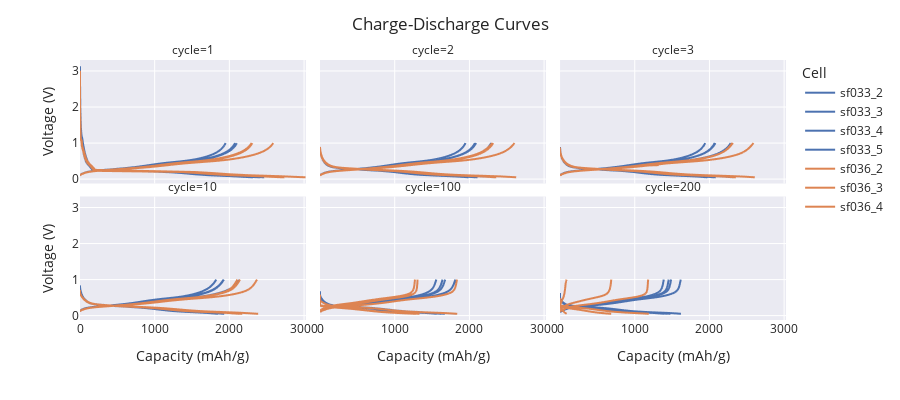

Notebook source saved alongside this figure:
### Code cell
cycles_collected = collectors.BatchCyclesCollector(
    b,
    cycles=[1, 2, 3, 10, 100, 200],
    collector_type="forth-and-forth",
    plot_type="fig_pr_cycle",
)
cycles_collected.show()

### Figure 1 — Plotly figure (JSON) as saved in the notebook; plotly's stock layout.template omitted (floating-point values rounded to 4 significant figures; data arrays with more than 128 entries replaced by an {"elided": "..."} marker saying what was removed)
{"data": [{"hovertemplate": "sf033_2<br>group=1<br>sub_group=1<br>cycle=1<br>Capacity (mAh/g)=%{x}<br>Voltage (V)=%{y}<extra></extra>", "legendgroup": "1", "line": {"color": "rgb(76,114,176)", "dash": "solid"}, "marker": {}, "mode": "lines", "name": "sf033_2", "showlegend": true, "type": "scattergl", "x": {"elided": "202 float values"}, "xaxis": "x4", "y": {"elided": "202 float values"}, "yaxis": "y4"}, {"hovertemplate": "sf033_2<br>group=1<br>sub_group=1<br>cycle=2<br>Capacity (mAh/g)=%{x}<br>Voltage (V)=%{y}<extra></extra>", "legendgroup": "1", "line": {"color": "rgb(76,114,176)", "dash": "solid"}, "marker": {}, "mode": "lines", "name": "sf033_2", "showlegend": false, "type": "scattergl", "x": {"elided": "202 float values"}, "xaxis": "x5", "y": {"elided": "202 float values"}, "yaxis": "y5"}, {"hovertemplate": "sf033_2<br>group=1<br>sub_group=1<br>cycle=3<br>Capacity (mAh/g)=%{x}<br>Voltage (V)=%{y}<extra></extra>", "legendgroup": "1", "line": {"color": "rgb(76,114,176)", "dash": "solid"}, "marker": {}, "mode": "lines", "name": "sf033_2", "showlegend": false, "type": "scattergl", "x": {"elided": "202 float values"}, "xaxis": "x6", "y": {"elided": "202 float values"}, "yaxis": "y6"}, {"hovertemplate": "sf033_2<br>group=1<br>sub_group=1<br>cycle=10<br>Capacity (mAh/g)=%{x}<br>Voltage (V)=%{y}<extra></extra>", "legendgroup": "1", "line": {"color": "rgb(76,114,176)", "dash": "solid"}, "marker": {}, "mode": "lines", "name": "sf033_2", "showlegend": false, "type": "scattergl", "x": {"elided": "202 float values"}, "xaxis": "x", "y": {"elided": "202 float values"}, "yaxis": "y"}, {"hovertemplate": "sf033_2<br>group=1<br>sub_group=1<br>cycle=100<br>Capacity (mAh/g)=%{x}<br>Voltage (V)=%{y}<extra></extra>", "legendgroup": "1", "line": {"color": "rgb(76,114,176)", "dash": "solid"}, "marker": {}, "mode": "lines", "name": "sf033_2", "showlegend": false, "type": "scattergl", "x": {"elided": "202 float values"}, "xaxis": "x2", "y": {"elided": "202 float values"}, "yaxis": "y2"}, {"hovertemplate": "sf033_2<br>group=1<br>sub_group=1<br>cycle=200<br>Capacity (mAh/g)=%{x}<br>Voltage (V)=%{y}<extra></extra>", "legendgroup": "1", "line": {"color": "rgb(76,114,176)", "dash": "solid"}, "marker": {}, "mode": "lines", "name": "sf033_2", "showlegend": false, "type": "scattergl", "x": {"elided": "202 float values"}, "xaxis": "x3", "y": {"elided": "202 float values"}, "yaxis": "y3"}, {"hovertemplate": "sf033_3<br>group=1<br>sub_group=2<br>cycle=1<br>Capacity (mAh/g)=%{x}<br>Voltage (V)=%{y}<extra></extra>", "legendgroup": "1", "line": {"color": "rgb(76,114,176)", "dash": "solid"}, "marker": {}, "mode": "lines", "name": "sf033_3", "showlegend": true, "type": "scattergl", "x": {"elided": "202 float values"}, "xaxis": "x4", "y": {"elided": "202 float values"}, "yaxis": "y4"}, {"hovertemplate": "sf033_3<br>group=1<br>sub_group=2<br>cycle=2<br>Capacity (mAh/g)=%{x}<br>Voltage (V)=%{y}<extra></extra>", "legendgroup": "1", "line": {"color": "rgb(76,114,176)", "dash": "solid"}, "marker": {}, "mode": "lines", "name": "sf033_3", "showlegend": false, "type": "scattergl", "x": {"elided": "202 float values"}, "xaxis": "x5", "y": {"elided": "202 float values"}, "yaxis": "y5"}, {"hovertemplate": "sf033_3<br>group=1<br>sub_group=2<br>cycle=3<br>Capacity (mAh/g)=%{x}<br>Voltage (V)=%{y}<extra></extra>", "legendgroup": "1", "line": {"color": "rgb(76,114,176)", "dash": "solid"}, "marker": {}, "mode": "lines", "name": "sf033_3", "showlegend": false, "type": "scattergl", "x": {"elided": "202 float values"}, "xaxis": "x6", "y": {"elided": "202 float values"}, "yaxis": "y6"}, {"hovertemplate": "sf033_3<br>group=1<br>sub_group=2<br>cycle=10<br>Capacity (mAh/g)=%{x}<br>Voltage (V)=%{y}<extra></extra>", "legendgroup": "1", "line": {"color": "rgb(76,114,176)", "dash": "solid"}, "marker": {}, "mode": "lines", "name": "sf033_3", "showlegend": false, "type": "scattergl", "x": {"elided": "202 float values"}, "xaxis": "x", "y": {"elided": "202 float values"}, "yaxis": "y"}, {"hovertemplate": "sf033_3<br>group=1<br>sub_group=2<br>cycle=100<br>Capacity (mAh/g)=%{x}<br>Voltage (V)=%{y}<extra></extra>", "legendgroup": "1", "line": {"color": "rgb(76,114,176)", "dash": "solid"}, "marker": {}, "mode": "lines", "name": "sf033_3", "showlegend": false, "type": "scattergl", "x": {"elided": "202 float values"}, "xaxis": "x2", "y": {"elided": "202 float values"}, "yaxis": "y2"}, {"hovertemplate": "sf033_3<br>group=1<br>sub_group=2<br>cycle=200<br>Capacity (mAh/g)=%{x}<br>Voltage (V)=%{y}<extra></extra>", "legendgroup": "1", "line": {"color": "rgb(76,114,176)", "dash": "solid"}, "marker": {}, "mode": "lines", "name": "sf033_3", "showlegend": false, "type": "scattergl", "x": {"elided": "202 float values"}, "xaxis": "x3", "y": {"elided": "202 float values"}, "yaxis": "y3"}, {"hovertemplate": "sf033_4<br>group=1<br>sub_group=3<br>cycle=1<br>Capacity (mAh/g)=%{x}<br>Voltage (V)=%{y}<extra></extra>", "legendgroup": "1", "line": {"color": "rgb(76,114,176)", "dash": "solid"}, "marker": {}, "mode": "lines", "name": "sf033_4", "showlegend": true, "type": "scattergl", "x": {"elided": "202 float values"}, "xaxis": "x4", "y": {"elided": "202 float values"}, "yaxis": "y4"}, {"hovertemplate": "sf033_4<br>group=1<br>sub_group=3<br>cycle=2<br>Capacity (mAh/g)=%{x}<br>Voltage (V)=%{y}<extra></extra>", "legendgroup": "1", "line": {"color": "rgb(76,114,176)", "dash": "solid"}, "marker": {}, "mode": "lines", "name": "sf033_4", "showlegend": false, "type": "scattergl", "x": {"elided": "202 float values"}, "xaxis": "x5", "y": {"elided": "202 float values"}, "yaxis": "y5"}, {"hovertemplate": "sf033_4<br>group=1<br>sub_group=3<br>cycle=3<br>Capacity (mAh/g)=%{x}<br>Voltage (V)=%{y}<extra></extra>", "legendgroup": "1", "line": {"color": "rgb(76,114,176)", "dash": "solid"}, "marker": {}, "mode": "lines", "name": "sf033_4", "showlegend": false, "type": "scattergl", "x": {"elided": "202 float values"}, "xaxis": "x6", "y": {"elided": "202 float values"}, "yaxis": "y6"}, {"hovertemplate": "sf033_4<br>group=1<br>sub_group=3<br>cycle=10<br>Capacity (mAh/g)=%{x}<br>Voltage (V)=%{y}<extra></extra>", "legendgroup": "1", "line": {"color": "rgb(76,114,176)", "dash": "solid"}, "marker": {}, "mode": "lines", "name": "sf033_4", "showlegend": false, "type": "scattergl", "x": {"elided": "202 float values"}, "xaxis": "x", "y": {"elided": "202 float values"}, "yaxis": "y"}, {"hovertemplate": "sf033_4<br>group=1<br>sub_group=3<br>cycle=100<br>Capacity (mAh/g)=%{x}<br>Voltage (V)=%{y}<extra></extra>", "legendgroup": "1", "line": {"color": "rgb(76,114,176)", "dash": "solid"}, "marker": {}, "mode": "lines", "name": "sf033_4", "showlegend": false, "type": "scattergl", "x": {"elided": "202 float values"}, "xaxis": "x2", "y": {"elided": "202 float values"}, "yaxis": "y2"}, {"hovertemplate": "sf033_4<br>group=1<br>sub_group=3<br>cycle=200<br>Capacity (mAh/g)=%{x}<br>Voltage (V)=%{y}<extra></extra>", "legendgroup": "1", "line": {"color": "rgb(76,114,176)", "dash": "solid"}, "marker": {}, "mode": "lines", "name": "sf033_4", "showlegend": false, "type": "scattergl", "x": {"elided": "202 float values"}, "xaxis": "x3", "y": {"elided": "202 float values"}, "yaxis": "y3"}, {"hovertemplate": "sf033_5<br>group=1<br>sub_group=4<br>cycle=1<br>Capacity (mAh/g)=%{x}<br>Voltage (V)=%{y}<extra></extra>", "legendgroup": "1", "line": {"color": "rgb(76,114,176)", "dash": "solid"}, "marker": {}, "mode": "lines", "name": "sf033_5", "showlegend": true, "type": "scattergl", "x": {"elided": "202 float values"}, "xaxis": "x4", "y": {"elided": "202 float values"}, "yaxis": "y4"}, {"hovertemplate": "sf033_5<br>group=1<br>sub_group=4<br>cycle=2<br>Capacity (mAh/g)=%{x}<br>Voltage (V)=%{y}<extra></extra>", "legendgroup": "1", "line": {"color": "rgb(76,114,176)", "dash": "solid"}, "marker": {}, "mode": "lines", "name": "sf033_5", "showlegend": false, "type": "scattergl", "x": {"elided": "202 float values"}, "xaxis": "x5", "y": {"elided": "202 float values"}, "yaxis": "y5"}, {"hovertemplate": "sf033_5<br>group=1<br>sub_group=4<br>cycle=3<br>Capacity (mAh/g)=%{x}<br>Voltage (V)=%{y}<extra></extra>", "legendgroup": "1", "line": {"color": "rgb(76,114,176)", "dash": "solid"}, "marker": {}, "mode": "lines", "name": "sf033_5", "showlegend": false, "type": "scattergl", "x": {"elided": "202 float values"}, "xaxis": "x6", "y": {"elided": "202 float values"}, "yaxis": "y6"}, {"hovertemplate": "sf033_5<br>group=1<br>sub_group=4<br>cycle=10<br>Capacity (mAh/g)=%{x}<br>Voltage (V)=%{y}<extra></extra>", "legendgroup": "1", "line": {"color": "rgb(76,114,176)", "dash": "solid"}, "marker": {}, "mode": "lines", "name": "sf033_5", "showlegend": false, "type": "scattergl", "x": {"elided": "202 float values"}, "xaxis": "x", "y": {"elided": "202 float values"}, "yaxis": "y"}, {"hovertemplate": "sf033_5<br>group=1<br>sub_group=4<br>cycle=100<br>Capacity (mAh/g)=%{x}<br>Voltage (V)=%{y}<extra></extra>", "legendgroup": "1", "line": {"color": "rgb(76,114,176)", "dash": "solid"}, "marker": {}, "mode": "lines", "name": "sf033_5", "showlegend": false, "type": "scattergl", "x": {"elided": "202 float values"}, "xaxis": "x2", "y": {"elided": "202 float values"}, "yaxis": "y2"}, {"hovertemplate": "sf033_5<br>group=1<br>sub_group=4<br>cycle=200<br>Capacity (mAh/g)=%{x}<br>Voltage (V)=%{y}<extra></extra>", "legendgroup": "1", "line": {"color": "rgb(76,114,176)", "dash": "solid"}, "marker": {}, "mode": "lines", "name": "sf033_5", "showlegend": false, "type": "scattergl", "x": {"elided": "202 float values"}, "xaxis": "x3", "y": {"elided": "202 float values"}, "yaxis": "y3"}, {"hovertemplate": "sf036_2<br>group=2<br>sub_group=1<br>cycle=1<br>Capacity (mAh/g)=%{x}<br>Voltage (V)=%{y}<extra></extra>", "legendgroup": "2", "line": {"color": "rgb(221,132,82)", "dash": "solid"}, "marker": {}, "mode": "lines", "name": "sf036_2", "showlegend": true, "type": "scattergl", "x": {"elided": "202 float values"}, "xaxis": "x4", "y": {"elided": "202 float values"}, "yaxis": "y4"}, {"hovertemplate": "sf036_2<br>group=2<br>sub_group=1<br>cycle=2<br>Capacity (mAh/g)=%{x}<br>Voltage (V)=%{y}<extra></extra>", "legendgroup": "2", "line": {"color": "rgb(221,132,82)", "dash": "solid"}, "marker": {}, "mode": "lines", "name": "sf036_2", "showlegend": false, "type": "scattergl", "x": {"elided": "202 float values"}, "xaxis": "x5", "y": {"elided": "202 float values"}, "yaxis": "y5"}, {"hovertemplate": "sf036_2<br>group=2<br>sub_group=1<br>cycle=3<br>Capacity (mAh/g)=%{x}<br>Voltage (V)=%{y}<extra></extra>", "legendgroup": "2", "line": {"color": "rgb(221,132,82)", "dash": "solid"}, "marker": {}, "mode": "lines", "name": "sf036_2", "showlegend": false, "type": "scattergl", "x": {"elided": "202 float values"}, "xaxis": "x6", "y": {"elided": "202 float values"}, "yaxis": "y6"}, {"hovertemplate": "sf036_2<br>group=2<br>sub_group=1<br>cycle=10<br>Capacity (mAh/g)=%{x}<br>Voltage (V)=%{y}<extra></extra>", "legendgroup": "2", "line": {"color": "rgb(221,132,82)", "dash": "solid"}, "marker": {}, "mode": "lines", "name": "sf036_2", "showlegend": false, "type": "scattergl", "x": {"elided": "202 float values"}, "xaxis": "x", "y": {"elided": "202 float values"}, "yaxis": "y"}, {"hovertemplate": "sf036_2<br>group=2<br>sub_group=1<br>cycle=100<br>Capacity (mAh/g)=%{x}<br>Voltage (V)=%{y}<extra></extra>", "legendgroup": "2", "line": {"color": "rgb(221,132,82)", "dash": "solid"}, "marker": {}, "mode": "lines", "name": "sf036_2", "showlegend": false, "type": "scattergl", "x": {"elided": "202 float values"}, "xaxis": "x2", "y": {"elided": "202 float values"}, "yaxis": "y2"}, {"hovertemplate": "sf036_2<br>group=2<br>sub_group=1<br>cycle=200<br>Capacity (mAh/g)=%{x}<br>Voltage (V)=%{y}<extra></extra>", "legendgroup": "2", "line": {"color": "rgb(221,132,82)", "dash": "solid"}, "marker": {}, "mode": "lines", "name": "sf036_2", "showlegend": false, "type": "scattergl", "x": {"elided": "202 float values"}, "xaxis": "x3", "y": {"elided": "202 float values"}, "yaxis": "y3"}, {"hovertemplate": "sf036_3<br>group=2<br>sub_group=2<br>cycle=1<br>Capacity (mAh/g)=%{x}<br>Voltage (V)=%{y}<extra></extra>", "legendgroup": "2", "line": {"color": "rgb(221,132,82)", "dash": "solid"}, "marker": {}, "mode": "lines", "name": "sf036_3", "showlegend": true, "type": "scattergl", "x": {"elided": "202 float values"}, "xaxis": "x4", "y": {"elided": "202 float values"}, "yaxis": "y4"}, {"hovertemplate": "sf036_3<br>group=2<br>sub_group=2<br>cycle=2<br>Capacity (mAh/g)=%{x}<br>Voltage (V)=%{y}<extra></extra>", "legendgroup": "2", "line": {"color": "rgb(221,132,82)", "dash": "solid"}, "marker": {}, "mode": "lines", "name": "sf036_3", "showlegend": false, "type": "scattergl", "x": {"elided": "202 float values"}, "xaxis": "x5", "y": {"elided": "202 float values"}, "yaxis": "y5"}, {"hovertemplate": "sf036_3<br>group=2<br>sub_group=2<br>cycle=3<br>Capacity (mAh/g)=%{x}<br>Voltage (V)=%{y}<extra></extra>", "legendgroup": "2", "line": {"color": "rgb(221,132,82)", "dash": "solid"}, "marker": {}, "mode": "lines", "name": "sf036_3", "showlegend": false, "type": "scattergl", "x": {"elided": "202 float values"}, "xaxis": "x6", "y": {"elided": "202 float values"}, "yaxis": "y6"}, {"hovertemplate": "sf036_3<br>group=2<br>sub_group=2<br>cycle=10<br>Capacity (mAh/g)=%{x}<br>Voltage (V)=%{y}<extra></extra>", "legendgroup": "2", "line": {"color": "rgb(221,132,82)", "dash": "solid"}, "marker": {}, "mode": "lines", "name": "sf036_3", "showlegend": false, "type": "scattergl", "x": {"elided": "202 float values"}, "xaxis": "x", "y": {"elided": "202 float values"}, "yaxis": "y"}, {"hovertemplate": "sf036_3<br>group=2<br>sub_group=2<br>cycle=100<br>Capacity (mAh/g)=%{x}<br>Voltage (V)=%{y}<extra></extra>", "legendgroup": "2", "line": {"color": "rgb(221,132,82)", "dash": "solid"}, "marker": {}, "mode": "lines", "name": "sf036_3", "showlegend": false, "type": "scattergl", "x": {"elided": "202 float values"}, "xaxis": "x2", "y": {"elided": "202 float values"}, "yaxis": "y2"}, {"hovertemplate": "sf036_3<br>group=2<br>sub_group=2<br>cycle=200<br>Capacity (mAh/g)=%{x}<br>Voltage (V)=%{y}<extra></extra>", "legendgroup": "2", "line": {"color": "rgb(221,132,82)", "dash": "solid"}, "marker": {}, "mode": "lines", "name": "sf036_3", "showlegend": false, "type": "scattergl", "x": {"elided": "202 float values"}, "xaxis": "x3", "y": {"elided": "202 float values"}, "yaxis": "y3"}, {"hovertemplate": "sf036_4<br>group=2<br>sub_group=3<br>cycle=1<br>Capacity (mAh/g)=%{x}<br>Voltage (V)=%{y}<extra></extra>", "legendgroup": "2", "line": {"color": "rgb(221,132,82)", "dash": "solid"}, "marker": {}, "mode": "lines", "name": "sf036_4", "showlegend": true, "type": "scattergl", "x": {"elided": "202 float values"}, "xaxis": "x4", "y": {"elided": "202 float values"}, "yaxis": "y4"}, {"hovertemplate": "sf036_4<br>group=2<br>sub_group=3<br>cycle=2<br>Capacity (mAh/g)=%{x}<br>Voltage (V)=%{y}<extra></extra>", "legendgroup": "2", "line": {"color": "rgb(221,132,82)", "dash": "solid"}, "marker": {}, "mode": "lines", "name": "sf036_4", "showlegend": false, "type": "scattergl", "x": {"elided": "202 float values"}, "xaxis": "x5", "y": {"elided": "202 float values"}, "yaxis": "y5"}, {"hovertemplate": "sf036_4<br>group=2<br>sub_group=3<br>cycle=3<br>Capacity (mAh/g)=%{x}<br>Voltage (V)=%{y}<extra></extra>", "legendgroup": "2", "line": {"color": "rgb(221,132,82)", "dash": "solid"}, "marker": {}, "mode": "lines", "name": "sf036_4", "showlegend": false, "type": "scattergl", "x": {"elided": "202 float values"}, "xaxis": "x6", "y": {"elided": "202 float values"}, "yaxis": "y6"}, {"hovertemplate": "sf036_4<br>group=2<br>sub_group=3<br>cycle=10<br>Capacity (mAh/g)=%{x}<br>Voltage (V)=%{y}<extra></extra>", "legendgroup": "2", "line": {"color": "rgb(221,132,82)", "dash": "solid"}, "marker": {}, "mode": "lines", "name": "sf036_4", "showlegend": false, "type": "scattergl", "x": {"elided": "202 float values"}, "xaxis": "x", "y": {"elided": "202 float values"}, "yaxis": "y"}, {"hovertemplate": "sf036_4<br>group=2<br>sub_group=3<br>cycle=100<br>Capacity (mAh/g)=%{x}<br>Voltage (V)=%{y}<extra></extra>", "legendgroup": "2", "line": {"color": "rgb(221,132,82)", "dash": "solid"}, "marker": {}, "mode": "lines", "name": "sf036_4", "showlegend": false, "type": "scattergl", "x": {"elided": "202 float values"}, "xaxis": "x2", "y": {"elided": "202 float values"}, "yaxis": "y2"}, {"hovertemplate": "sf036_4<br>group=2<br>sub_group=3<br>cycle=200<br>Capacity (mAh/g)=%{x}<br>Voltage (V)=%{y}<extra></extra>", "legendgroup": "2", "line": {"color": "rgb(221,132,82)", "dash": "solid"}, "marker": {}, "mode": "lines", "name": "sf036_4", "showlegend": false, "type": "scattergl", "x": {"elided": "202 float values"}, "xaxis": "x3", "y": {"elided": "202 float values"}, "yaxis": "y3"}], "layout": {"annotations": [{"font": {}, "showarrow": false, "text": "cycle=10", "x": 0.16, "xanchor": "center", "xref": "paper", "y": 0.475, "yanchor": "bottom", "yref": "paper"}, {"font": {}, "showarrow": false, "text": "cycle=100", "x": 0.5, "xanchor": "center", "xref": "paper", "y": 0.475, "yanchor": "bottom", "yref": "paper"}, {"font": {}, "showarrow": false, "text": "cycle=200", "x": 0.84, "xanchor": "center", "xref": "paper", "y": 0.475, "yanchor": "bottom", "yref": "paper"}, {"font": {}, "showarrow": false, "text": "cycle=1", "x": 0.16, "xanchor": "center", "xref": "paper", "y": 1, "yanchor": "bottom", "yref": "paper"}, {"font": {}, "showarrow": false, "text": "cycle=2", "x": 0.5, "xanchor": "center", "xref": "paper", "y": 1, "yanchor": "bottom", "yref": "paper"}, {"font": {}, "showarrow": false, "text": "cycle=3", "x": 0.84, "xanchor": "center", "xref": "paper", "y": 1, "yanchor": "bottom", "yref": "paper"}], "height": 400, "legend": {"orientation": "v", "title": {"text": "Cell"}, "tracegroupgap": 0}, "margin": {"t": 60}, "title": {"text": "Charge-Discharge Curves"}, "xaxis": {"anchor": "y", "domain": [0, 0.32], "title": {"text": "Capacity (mAh/g)"}}, "xaxis2": {"anchor": "y2", "domain": [0.34, 0.66], "matches": "x", "title": {"text": "Capacity (mAh/g)"}}, "xaxis3": {"anchor": "y3", "domain": [0.68, 1.0], "matches": "x", "title": {"text": "Capacity (mAh/g)"}}, "xaxis4": {"anchor": "y4", "domain": [0, 0.32], "matches": "x", "showticklabels": false}, "xaxis5": {"anchor": "y5", "domain": [0.34, 0.66], "matches": "x", "showticklabels": false}, "xaxis6": {"anchor": "y6", "domain": [0.68, 1.0], "matches": "x", "showticklabels": false}, "yaxis": {"anchor": "x", "domain": [0, 0.475], "title": {"text": "Voltage (V)"}}, "yaxis2": {"anchor": "x2", "domain": [0, 0.475], "matches": "y", "showticklabels": false}, "yaxis3": {"anchor": "x3", "domain": [0, 0.475], "matches": "y", "showticklabels": false}, "yaxis4": {"anchor": "x4", "domain": [0.525, 1], "matches": "y", "title": {"text": "Voltage (V)"}}, "yaxis5": {"anchor": "x5", "domain": [0.525, 1], "matches": "y", "showticklabels": false}, "yaxis6": {"anchor": "x6", "domain": [0.525, 1], "matches": "y", "showticklabels": false}}}
